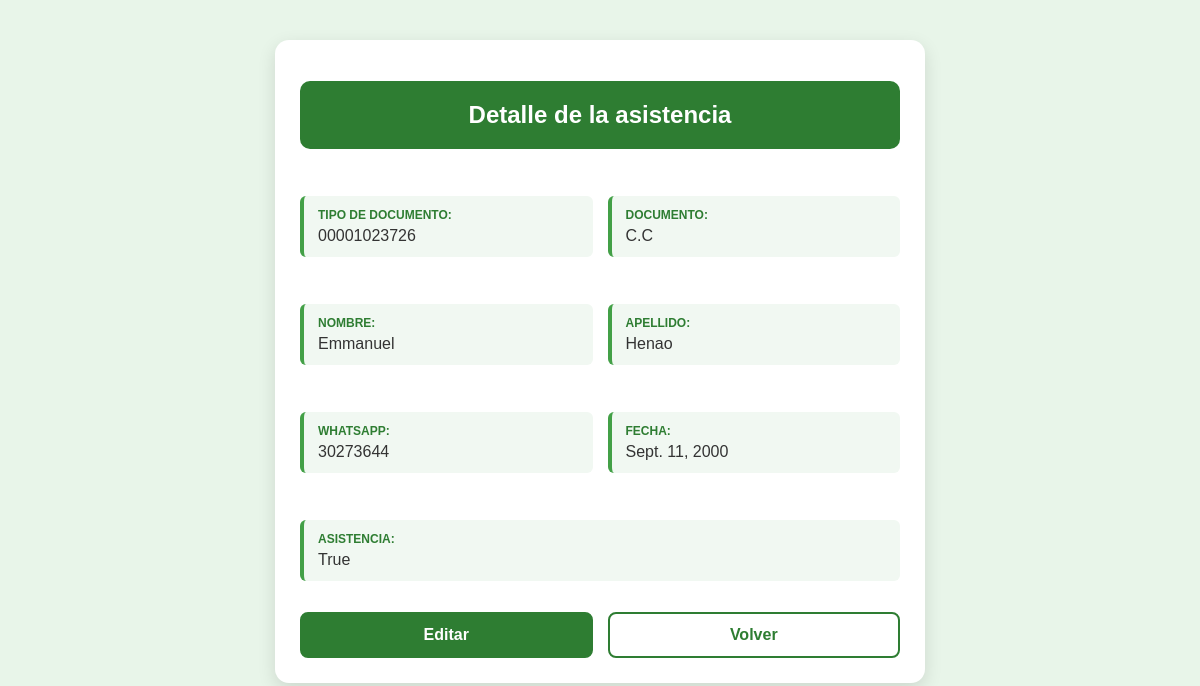
The page /asistencias/detalle/3/ on the database its author committed.
### asistencias/models.py (models this page shows, shortened)
class Asistencia(models.Model):
    tipo_de_documento = models.CharField(max_length=20)
    documento = models.CharField(max_length=20)
    nombre = models.CharField(max_length=100)
    apellidos = models.CharField(max_length=50)
    whatsapp = models.CharField(max_length=20)
    fecha = models.DateField()
    asistio = models.BooleanField(default=False)

### asistencias/views.py (the view)
# urls.py: path("detalle/<int:id>/", views.detalle),
def detalle(request,id):
    asistencias = Asistencia.objects.get(id=id)#SELECT * FROM Asistencia WHERE id=7
    return render(
        request,
        "asistencias/detalle.html",
        {"asistencias": asistencias})

### asistencias/templates/asistencias/detalle.html (shortened to what this page needs)
<!DOCTYPE html>
<html lang="es">
<head>
</head>
<body>
<h1>Detalle de la asistencia</h1>
<p>
    <strong>Tipo de documento:</strong>
    {{ asistencias.tipo_de_documento }}
</p>
<p>
    <strong>Documento:</strong>
    {{ asistencias.documento }}
</p>
<p>
    <strong>Nombre:</strong>
    {{ asistencias.nombre }}
</p>
<p>
    <strong>Apellido:</strong>
    {{ asistencias.apellidos }}
</p>
<p>
    <strong>Whatsapp:</strong>
    {{ asistencias.whatsapp }}
</p>
<p>
    <strong>Fecha:</strong>
    {{ asistencias.fecha }}
</p>
<p>
    <strong>Asistencia:</strong>
    {{ asistencias.asistio }}
</p>
<br>
<a href="/asistencias/editar/{{ asistencias.id }}/">
    Editar
</a>
<br><br>
<a href="/asistencias/listar/">
    Volver
</a>
</body>
</html>

### asistencias/templates/asistencias/detalle.html (style rules this page uses)
html { background-color: #e8f5e9; }
body { font-family: Arial, Helvetica, sans-serif; background-color: #ffffff; color: #333333; max-width: 600px; margin: 40px auto; padding: 25px; border-radius: 14px; box-shadow: 0 6px 18px rgba(0, 0, 0, 0.12); display: grid; grid-template-columns: 1fr 1fr; gap: 15px; }
h1 { grid-column: 1 / -1; background-color: #2e7d32; color: #ffffff; text-align: center; font-size: 24px; padding: 20px; border-radius: 10px; }
p { display: flex; flex-direction: column; gap: 5px; background-color: #f1f8f2; border-left: 4px solid #43a047; border-radius: 6px; padding: 12px 14px; font-size: 16px; word-break: break-word; }
p:nth-of-type(7) { grid-column: 1 / -1; }
p strong { font-size: 12px; text-transform: uppercase; color: #2e7d32; }
a { text-align: center; padding: 12px; border-radius: 8px; text-decoration: none; font-weight: bold; border: 2px solid #2e7d32; transition: 0.3s; }
a:nth-of-type(1) { background-color: #2e7d32; color: #ffffff; }
a:nth-of-type(2) { background-color: #ffffff; color: #2e7d32; }

### rows shown on the page
Asistencia: tipo_de_documento "00001023726", documento "C.C", nombre "Emmanuel", apellidos "Henao", whatsapp "30273644", fecha "Sept. 11, 2000", asistio "True"
